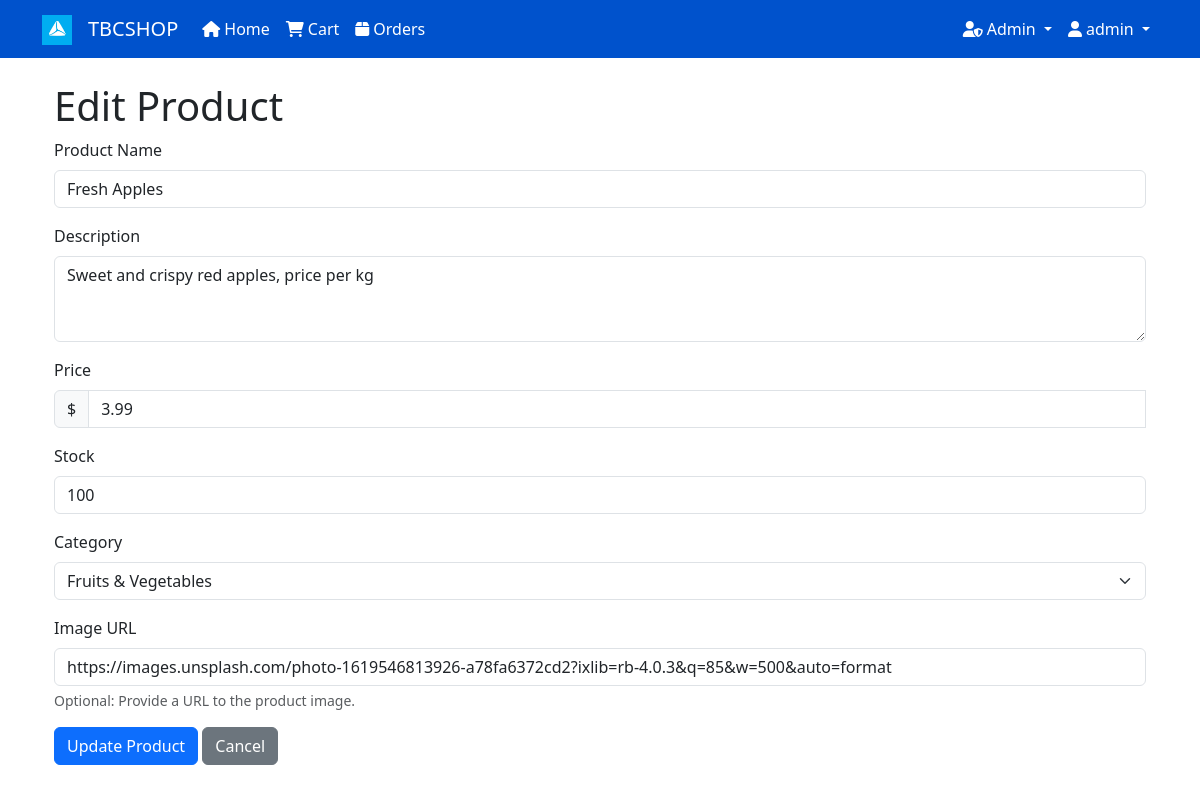
Page /admin/products/edit/1 (signed in) on the committed database.
### models.py (models this page shows, shortened)
class User(db.Model, UserMixin):
    id = db.Column(db.Integer, primary_key=True)
    username = db.Column(db.String(20), unique=True, nullable=False)
    email = db.Column(db.String(120), unique=True, nullable=False)
    password_hash = db.Column(db.String(128), nullable=False)
    is_admin = db.Column(db.Boolean, default=False)
    date_joined = db.Column(db.DateTime, default=datetime.utcnow)
    cart_items = db.relationship('CartItem', backref='user', lazy=True)
    orders = db.relationship('Order', backref='user', lazy=True)

class Product(db.Model):
    id = db.Column(db.Integer, primary_key=True)
    name = db.Column(db.String(100), nullable=False)
    description = db.Column(db.Text)
    price = db.Column(db.Float, nullable=False)
    image_url = db.Column(db.String(200))
    category_id = db.Column(db.Integer, db.ForeignKey('category.id'), nullable=False)
    stock = db.Column(db.Integer, default=0)

class Category(db.Model):
    id = db.Column(db.Integer, primary_key=True)
    name = db.Column(db.String(50), nullable=False)
    products = db.relationship('Product', backref='category', lazy=True)

### app.py (the view, shortened to what this page needs)
@app.route('/admin/products/edit/<int:product_id>', methods=['GET', 'POST'])
@login_required
@admin_required
def admin_edit_product(product_id):
    product = Product.query.get_or_404(product_id)
    categories = Category.query.all()
    return render_template('admin/product_form.html', categories=categories, product=product)

### app.py (called while the page is built)
@login_manager.user_loader
def load_user(user_id):
    return User.query.get(int(user_id))

### utils.py (called while the page is built)
def admin_required(f):
    @wraps(f)
    def decorated_function(*args, **kwargs):
        if not current_user.is_authenticated or not current_user.is_admin:
            abort(403)
        return f(*args, **kwargs)
    return decorated_function

### website/templates/admin/product_form.html (shortened to what this page needs)
{% extends "base.html" %}
{% block content %}
<div class="container">
    <h1>{% if product %}Edit{% else %}Add{% endif %} Product</h1>
    <form method="POST" class="needs-validation" novalidate>
        <div class="mb-3">
            <label for="name" class="form-label">Product Name</label>
            <input type="text" class="form-control" id="name" name="name" value="{{ product.name if product else '' }}" required>
        </div>
        <div class="mb-3">
            <label for="description" class="form-label">Description</label>
            <textarea class="form-control" id="description" name="description" rows="3" required>{{ product.description if product else '' }}</textarea>
        </div>
        <div class="mb-3">
            <label for="price" class="form-label">Price</label>
            <div class="input-group">
                <span class="input-group-text">$</span>
                <input type="number" class="form-control" id="price" name="price" step="0.01" value="{{ "%.2f"|format(product.price) if product else '' }}" required>
            </div>
        </div>
        <div class="mb-3">
            <label for="stock" class="form-label">Stock</label>
            <input type="number" class="form-control" id="stock" name="stock" value="{{ product.stock if product else '' }}" required>
        </div>
        <div class="mb-3">
            <label for="category_id" class="form-label">Category</label>
            <select class="form-select" id="category_id" name="category_id" required>
                {% for category in categories %}
                <option value="{{ category.id }}" {% if product and product.category_id == category.id %}selected{% endif %}>
                    {{ category.name }}
                </option>
                {% endfor %}
            </select>
        </div>
        <div class="mb-3">
            <label for="image_url" class="form-label">Image URL</label>
            <input type="url" class="form-control" id="image_url" name="image_url" value="{{ product.image_url if product else '' }}">
            <div class="form-text">Optional: Provide a URL to the product image.</div>
        </div>
        <div class="mb-3">
            <button type="submit" class="btn btn-primary">{% if product %}Update{% else %}Add{% endif %} Product</button>
            <a href="{{ url_for('admin_products') }}" class="btn btn-secondary">Cancel</a>
        </div>
    </form>
</div>
{% endblock %}

### website/templates/base.html (shortened to what this page needs)
<!DOCTYPE html>
<html lang="en">
<head>
    <link href="https://cdn.jsdelivr.net/npm/bootstrap@5.3.0/dist/css/bootstrap.min.css" rel="stylesheet">
    <link href="https://cdnjs.cloudflare.com/ajax/libs/font-awesome/6.0.0/css/all.min.css" rel="stylesheet">
</head>
<body>
    <nav class="navbar navbar-expand-lg">
        <div class="container">
            <a class="navbar-brand" href="https://tbceducation.ge" target="_blank">
                <img src="{{ url_for('static', filename='images/tbc.png') }}" alt="TBC Logo" height="30">
            </a>
            <a class="navbar-brand" href="{{ url_for('home') }}">
                TBCSHOP
            </a>
            <div class="collapse navbar-collapse" id="navbarNav">
                <ul class="navbar-nav me-auto">
                    <li class="nav-item">
                        <a class="nav-link" href="{{ url_for('home') }}">
                            <i class="fas fa-home me-1"></i>Home
                        </a>
                    </li>
                    {% if current_user.is_authenticated %}
                    <li class="nav-item">
                        <a class="nav-link" href="{{ url_for('cart') }}">
                            <i class="fas fa-shopping-cart me-1"></i>Cart
                        </a>
                    </li>
                    <li class="nav-item">
                        <a class="nav-link" href="{{ url_for('orders') }}">
                            <i class="fas fa-box me-1"></i>Orders
                        </a>
                    </li>
                    {% endif %}
                </ul>
                <ul class="navbar-nav">
                    {% if current_user.is_authenticated %}
                        {% if current_user.is_admin %}
                        <li class="nav-item dropdown">
                            <a class="nav-link dropdown-toggle" href="#" id="adminDropdown" role="button" data-bs-toggle="dropdown">
                                <i class="fas fa-user-shield me-1"></i>Admin
                            </a>
                        </li>
                        {% endif %}
                        <li class="nav-item dropdown">
                            <a class="nav-link dropdown-toggle" href="#" id="userDropdown" role="button" data-bs-toggle="dropdown">
                                <i class="fas fa-user me-1"></i>{{ current_user.username }}
                            </a>
                        </li>
                    {% endif %}
                </ul>
            </div>
        </div>
    </nav>
    <div class="container mt-4">
        {% block content %}{% endblock %}
    </div>
</body>
</html>

### website/templates/base.html (style rules this page uses)
.navbar { background-color: #0052cc; }
.navbar-brand, .nav-link { color: white !important; }

### rows in the picture
User: username "admin"
Product: name "Fresh Apples", description "Sweet and crispy red apples, price per kg", price "3.99", stock "100", category_id "Fruits & Vegetables", image_url "https://images.unsplash.com/photo-1619546813926-a78fa6372cd2?ixlib=rb-4.0.3&q=85&w=500&auto=format"
